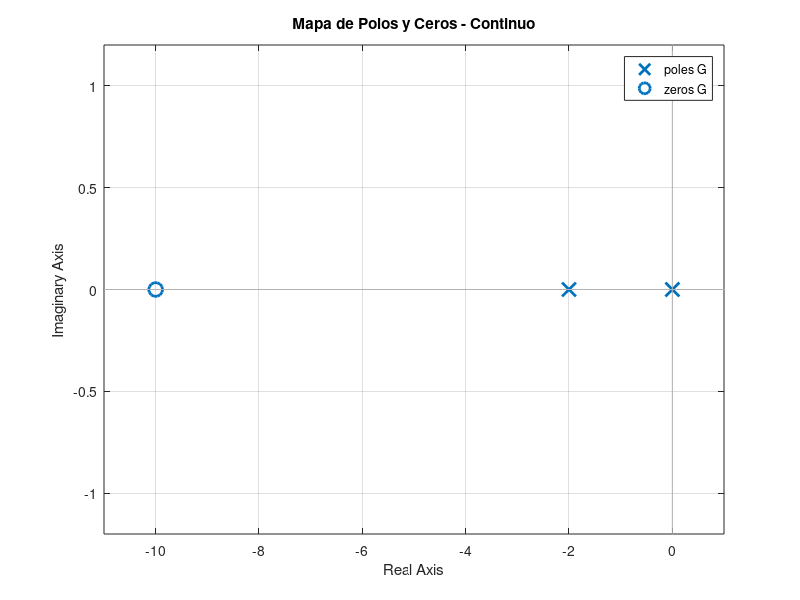
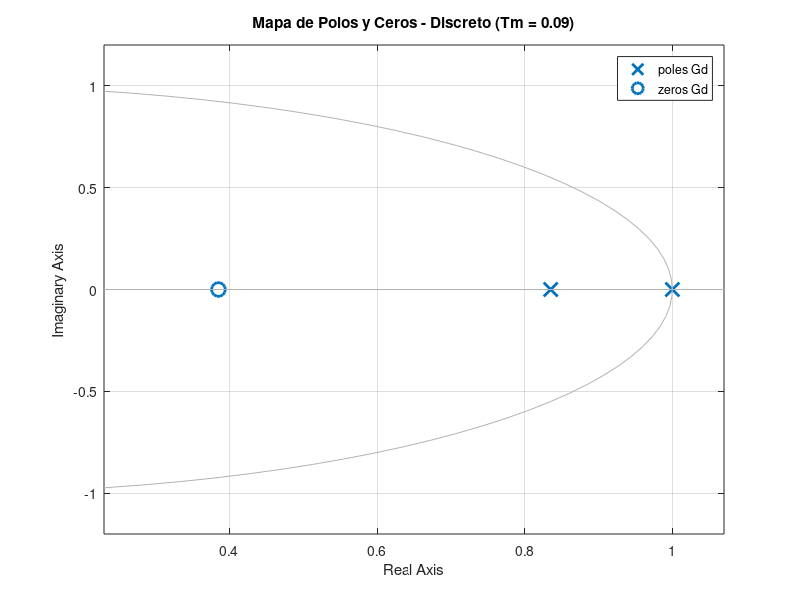
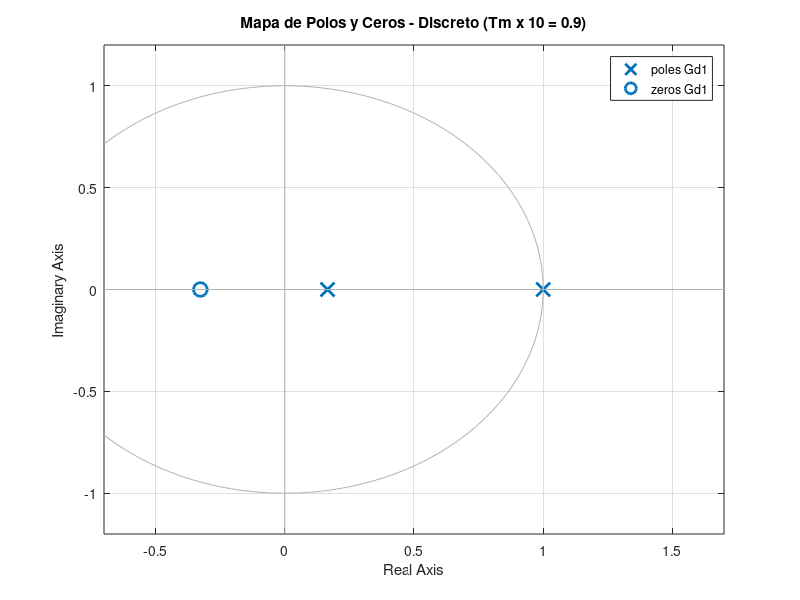
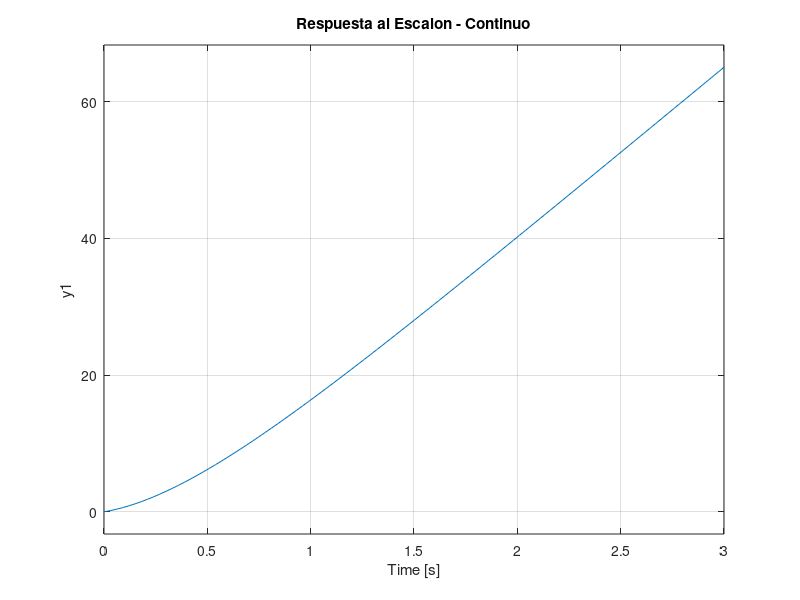

Write the MATLAB code that produced these figures, in order.
% Tarea N°1 Laboret
% Sanchez Busso, Juan Pablo

% Especificaciones particulares
p1=0; 
p2=-2; 
cero=-10; 
ganancia=5;
sobrepaso=10;
%tiempo2%=3; 
error=0;
Tm=0.09;

% --- A LAZO ABIERTO ---

% Obtener la funcion de transferencia continua G(s)
G = zpk(cero, [p1 p2], ganancia);

% Hallar la FT de lazo abierto Gd(s)
Gd = c2d(G, Tm, 'zoh');

% Dibujar el mapa de polos y ceros
figure;
pzmap(G);
title('Mapa de Polos y Ceros - Continuo');

figure;
pzmap(Gd);
title('Mapa de Polos y Ceros - Discreto (Tm = 0.09)');

% Que ocurre con el mapa si se multiplica por 10 el periodo de muestreo?
Gd1 = c2d(G, 10*Tm, 'zoh');
figure;
pzmap(Gd1);
title('Mapa de Polos y Ceros - Discreto (Tm x 10 = 0.9)');

% Respuesta al escalon del sistema discreto y continuo
figure;
step(G);
title('Respuesta al Escalon - Continuo');

figure;
step(Gd);
title('Respuesta al Escalon - Discreto');

% Determinar Kp y error ante un escalon
Kp = dcgain(Gd);
error_escalon = 1 / (1 + Kp); % Calculo formal del error teorico

disp(['Constante Kp: ', num2str(Kp)]);
disp(['Error en estado estacionario (escalon): ', num2str(error_escalon)]);

% Verificar mediante respuesta al escalon a lazo cerrado
F = feedback(Gd, 1);
figure;
step(F);
title('Respuesta al Escalon - Lazo Cerrado');

% Verificacion del error ante una rampa de entrada
t = 0:Tm:100*Tm; % genera rampa
figure;
lsim(F, t, t);
title('Respuesta a Entrada Rampa - Lazo Cerrado');


% --- A LAZO CERRADO CON REALIMENTACION UNITARIA ---

% Graficar el lugar de raices del sistema continuo G(s) y discreto Gd(s)
figure;
rlocus(G);
title('Lugar de las Raices - Continuo G(s)');

figure;
rlocus(Gd);
title('Lugar de las Raices - Discreto Gd(s)');

% Que ocurre con la estabilidad relativa si se aumenta 10 veces el Tm?
figure;
rlocus(Gd1);
title('Lugar de las Raices - Discreto (Tm x 10)');
